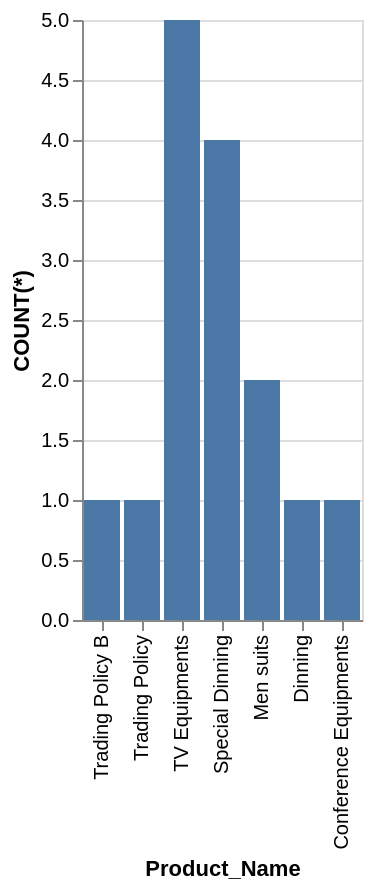

Here is the Vega-Lite specification saved for this chart:
### Vega-Lite specification from a JSON file in a GitHub repository (floating-point values rounded to 4 significant figures)
{"data": {"values": [{"x_data": "Trading Policy B", "y_data": 1}, {"x_data": "Trading Policy", "y_data": 1}, {"x_data": "TV Equipments", "y_data": 5}, {"x_data": "Special Dinning", "y_data": 4}, {"x_data": "Men suits", "y_data": 2}, {"x_data": "Dinning", "y_data": 1}, {"x_data": "Conference Equipments", "y_data": 1}]}, "mark": "bar", "encoding": {"x": {"field": "x_data", "type": "nominal", "title": "Product_Name", "sort": "descending"}, "y": {"field": "y_data", "type": "quantitative", "title": "COUNT(*)"}}}
